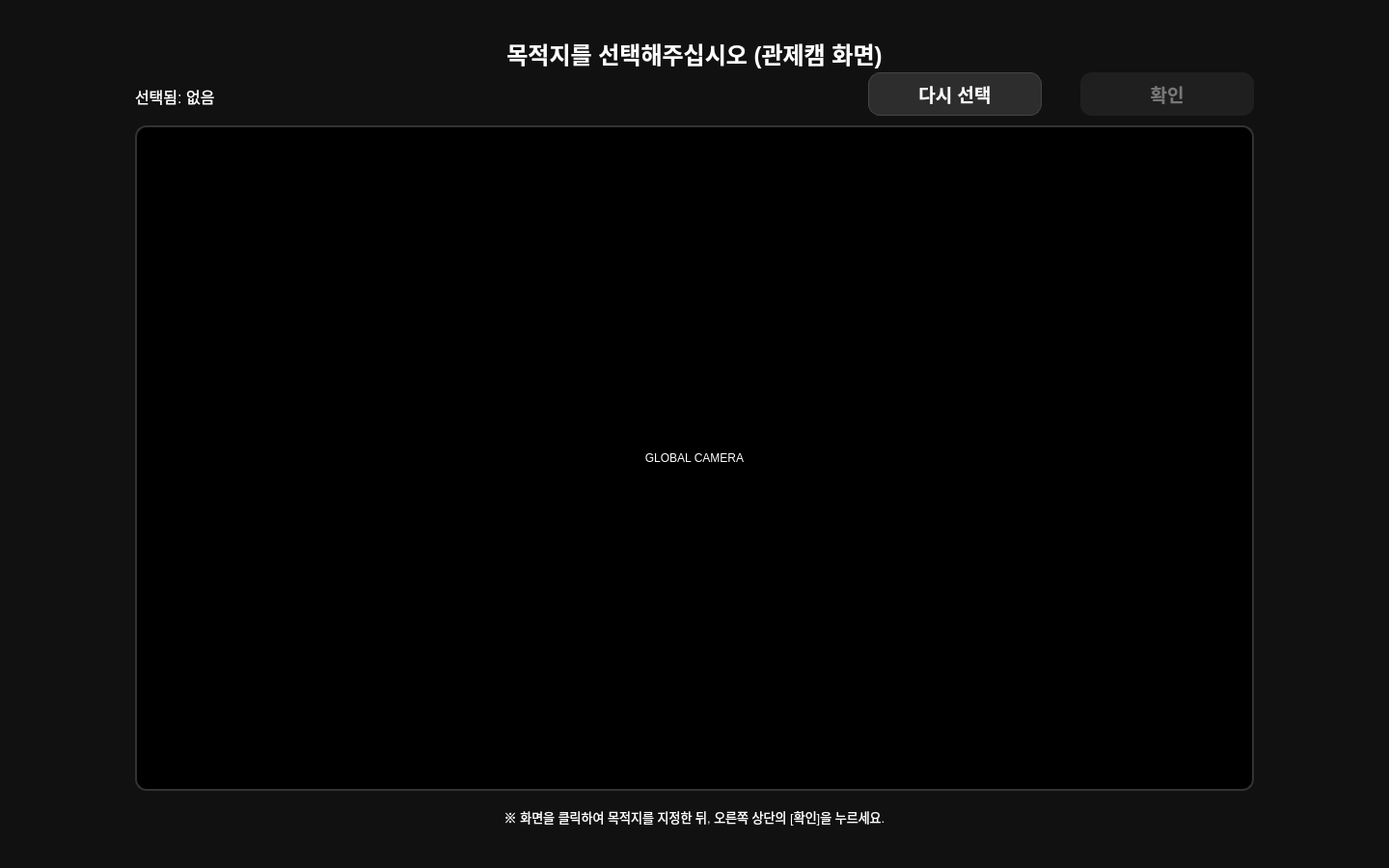
<?xml version="1.0" encoding="UTF-8"?>
<ui version="4.0">
 <class>Form</class>
 <widget class="QWidget" name="Form">
  <property name="geometry">
   <rect><x>0</x><y>0</y><width>1440</width><height>900</height></rect>
  </property>
  <property name="minimumSize">
   <size><width>1440</width><height>900</height></size>
  </property>
  <property name="maximumSize">
   <size><width>1440</width><height>900</height></size>
  </property>
  <property name="windowTitle">
   <string>Destination Select</string>
  </property>

  <!-- ===== 전체 바탕 검은색 + 공통 스타일 ===== -->
  <property name="styleSheet">
   <string notr="true">
    QWidget#Form { background-color: #111111; }
    QLabel { color: #FFFFFF; }
    QPushButton {
      background-color: #2D2D2D;
      color: #FFFFFF;
      border: 1px solid #444444;
      border-radius: 12px;
      padding: 10px 16px;
      font-size: 14pt;
      font-weight: bold;
    }
    QPushButton:hover { background-color: #3A3A3A; }
    QPushButton:pressed { background-color: #1F1F1F; }
    QPushButton:disabled { color: #888888; background-color: #1F1F1F; }

    /* 확인 버튼은 강조 */
    QPushButton#btn_confirm {
      background-color: #3A86FF;
      border: none;
      border-radius: 12px;
    }
    QPushButton#btn_confirm:hover { background-color: #2F74E6; }
    QPushButton#btn_confirm:pressed { background-color: #245BC0; }
    QPushButton#btn_confirm:disabled { background-color: #1F1F1F; color: #777777; }
   </string>
  </property>

  <!-- 안내 문구 -->
  <widget class="QLabel" name="lbl_guide">
   <property name="geometry">
    <rect><x>0</x><y>30</y><width>1440</width><height>50</height></rect>
   </property>
   <property name="font">
    <font><pointsize>18</pointsize><bold>true</bold></font>
   </property>
   <property name="text">
    <string>목적지를 선택해주십시오 (관제캠 화면)</string>
   </property>
   <property name="alignment">
    <set>Qt::AlignCenter</set>
   </property>
  </widget>

  <!-- 선택 상태 표시 -->
  <widget class="QLabel" name="lbl_selected">
   <property name="geometry">
    <rect><x>140</x><y>85</y><width>720</width><height>30</height></rect>
   </property>
   <property name="font">
    <font><pointsize>12</pointsize></font>
   </property>
   <property name="text">
    <string>선택됨: 없음</string>
   </property>
   <property name="alignment">
    <set>Qt::AlignVCenter|Qt::AlignLeft</set>
   </property>
  </widget>

  <!-- 다시 선택 (선택 취소) -->
  <widget class="QPushButton" name="btn_reset">
   <property name="geometry">
    <rect><x>900</x><y>75</y><width>180</width><height>45</height></rect>
   </property>
   <property name="text">
    <string>다시 선택</string>
   </property>
  </widget>

  <!-- 확인(이 목적지로 이동) -->
  <widget class="QPushButton" name="btn_confirm">
   <property name="enabled">
    <bool>false</bool>
   </property>
   <property name="geometry">
    <rect><x>1120</x><y>75</y><width>180</width><height>45</height></rect>
   </property>
   <property name="text">
    <string>확인</string>
   </property>
  </widget>

  <!-- 관제캠(맵) 표시: QLabel로 고정 (프레임 넣기 쉬움) -->
  <widget class="QLabel" name="map_view">
   <property name="geometry">
    <rect><x>140</x><y>130</y><width>1160</width><height>690</height></rect>
   </property>
   <property name="styleSheet">
    <string notr="true">
      background-color: #000000;
      border: 2px solid #333333;
      border-radius: 12px;
    </string>
   </property>
   <property name="text">
    <string>GLOBAL CAMERA</string>
   </property>
   <property name="alignment">
    <set>Qt::AlignCenter</set>
   </property>
  </widget>

  <!-- 하단 안내 -->
  <widget class="QLabel" name="lbl_hint">
   <property name="geometry">
    <rect><x>140</x><y>835</y><width>1160</width><height>24</height></rect>
   </property>
   <property name="font">
    <font><pointsize>10</pointsize></font>
   </property>
   <property name="text">
    <string>※ 화면을 클릭하여 목적지를 지정한 뒤, 오른쪽 상단의 [확인]을 누르세요.</string>
   </property>
   <property name="alignment">
    <set>Qt::AlignCenter</set>
   </property>
  </widget>

 </widget>
 <resources/>
 <connections/>
</ui>
